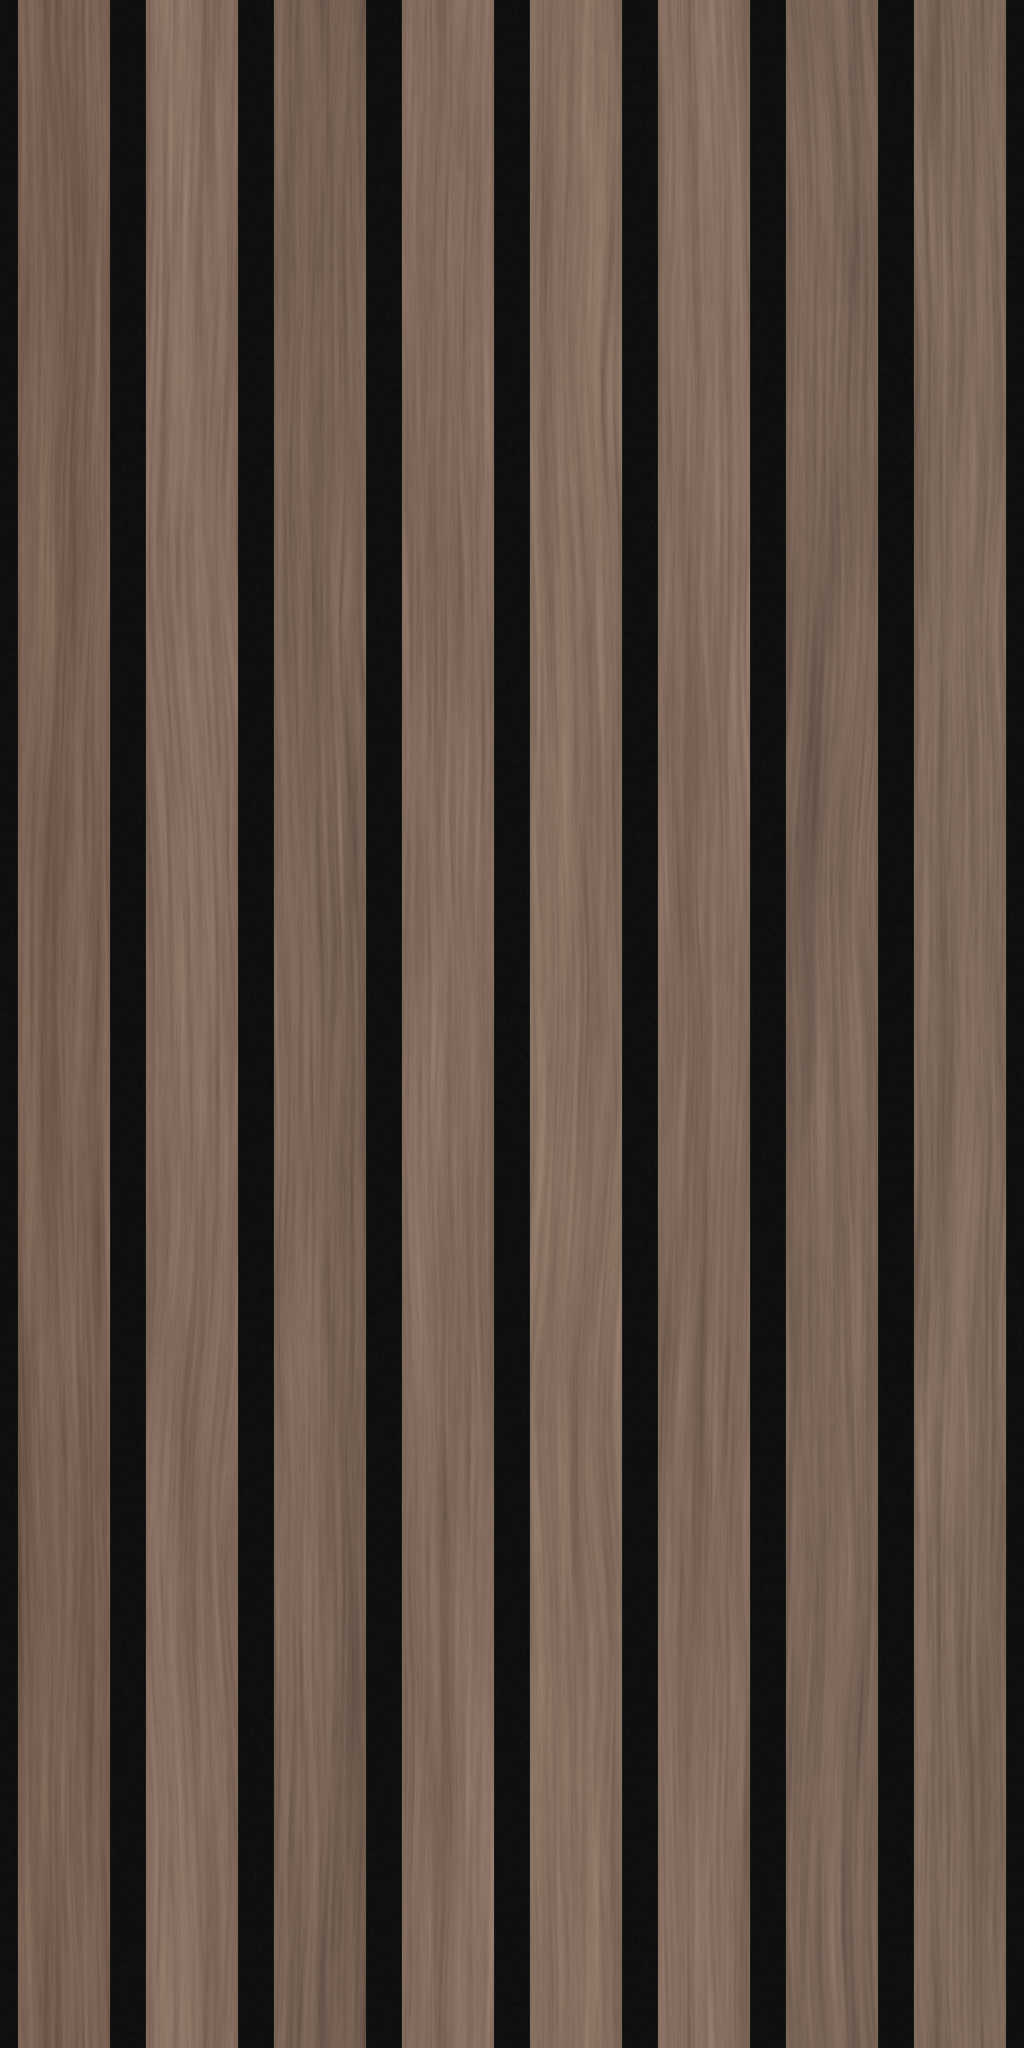

Python code for this plot:
import json
from pathlib import Path

import numpy as np
from PIL import Image, ImageDraw
from scipy.ndimage import gaussian_filter, map_coordinates


ROOT = Path(__file__).resolve().parent
W, H = 1024, 2048
WIDTH_MM, HEIGHT_MM = 300, 600
PITCH_MM, FACE_MM = 37.5, 27
RNG = np.random.default_rng(61429)


def noise(shape, sy, sx):
    a = gaussian_filter(RNG.normal(size=shape), (sy, sx), mode="wrap")
    return a / max(a.std(), 1e-8)


def save(name, array):
    Image.fromarray(np.uint8(np.clip(array, 0, 1) * 255 + 0.5)).save(ROOT / name)


def srgb_to_linear(c):
    return np.where(c <= 0.04045, c / 12.92, ((c + 0.055) / 1.055) ** 2.4)


def linear_to_srgb(c):
    return np.where(c <= 0.0031308, 12.92 * c, 1.055 * np.maximum(c, 0) ** (1 / 2.4) - 0.055)


def build():
    photo = np.asarray(Image.open(ROOT / "main.jpg").convert("RGB"), dtype=float)
    samples = [(650, 120), (700, 225), (750, 340), (800, 450),
               (850, 565), (900, 700), (1050, 825), (1150, 985)]
    tones = np.array([np.median(photo[y-9:y+10, x-18:x+19], axis=(0, 1)) for x, y in samples])
    # Small interior samples supply color statistics only; no lit photo pixels enter the map.
    base = np.median(tones, axis=0)
    tones = base + (tones - base) * 0.65
    print("Walnut RGB samples:", tones.round(1).tolist())

    y, x = np.mgrid[:H, :W]
    local_mm = ((x + 0.5) * WIDTH_MM / W) % PITCH_MM
    inside = FACE_MM / 2 - np.abs(local_mm - PITCH_MM / 2)
    face = np.clip(inside / (WIDTH_MM / W) + 0.5, 0, 1)
    felt = noise((H, W), 0.65, 0.65)
    color = np.array([0.060, 0.059, 0.057])[None, None, :] + felt[..., None] * 0.004
    height = 5 + 0.018 * felt
    wood = np.zeros((H, W, 3))
    relief = np.zeros((H, W))

    for slat in range(8):
        start, end = slat * 128, (slat + 1) * 128
        yy, xx = np.mgrid[:H, :128]
        t = 2 * np.pi * yy / H
        phase = RNG.uniform(0, 2 * np.pi)
        bend = (3.8 * np.sin(t + phase) + 1.7 * np.sin(2 * t - phase)
                + 0.8 * np.sin(3 * t + 0.7 * phase))
        if slat in (1, 4, 6):
            bend += 10 * np.cos(t + phase) ** 6
        warped_x = xx + bend + noise((H, 128), 70, 9) * 1.5
        coords = [yy, warped_x]
        broad = map_coordinates(noise((H, 128), 160, 6), coords, order=1, mode="grid-wrap")
        ribbons = map_coordinates(noise((H, 128), 55, 1.15), coords, order=1, mode="grid-wrap")
        fibers = map_coordinates(noise((H, 128), 11, 0.40), coords, order=1, mode="grid-wrap")
        pores = np.maximum(fibers - 0.8, 0) ** 1.25
        fine = noise((H, 128), 0.65, 0.45)
        growth_lines = np.maximum(np.sin(warped_x * 0.85 + broad * 0.35) - 0.65, 0)
        growth_lines *= np.clip(noise((H, 128), 25, 4) + 0.5, 0, 1)
        grain = 4 * broad + 4.4 * ribbons + 2.4 * fibers - 5.2 * pores - 7 * growth_lines + 0.7 * fine
        wood[:, start:end] = (tones[slat] + grain[..., None] * np.array([1.0, 0.93, 0.83])) / 255
        relief[:, start:end] = 0.013 * ribbons + 0.008 * fibers - 0.018 * pores

    color = color * (1 - face[..., None]) + wood * face[..., None]
    # The square 5 mm rise is softened only at the veneer edge, not across the gap.
    ramp = np.clip(inside / 0.45, 0, 1)
    bevel = ramp * ramp * (3 - 2 * ramp)
    height += 5 * bevel + relief * face
    dx = (np.roll(height, -1, axis=1) - np.roll(height, 1, axis=1)) / (2 * WIDTH_MM / W)
    dy = (np.roll(height, -1, axis=0) - np.roll(height, 1, axis=0)) / (2 * HEIGHT_MM / H)
    # Image rows point down; OpenGL tangent green points up.
    normal = np.stack((-dx, dy, np.ones_like(dx)), axis=-1)
    normal /= np.linalg.norm(normal, axis=-1, keepdims=True)
    save("texture.png", color)
    save("normal.png", normal * 0.5 + 0.5)

    meta = {
        "repeatWidthIn": WIDTH_MM / 25.4,
        "repeatHeightIn": HEIGHT_MM / 25.4,
        "depthIn": 10 / 25.4,
        "note": "Manufacturer spec sheet dimensions override photo estimates: 8 slats, each 27 mm (1.063 in) wide with a 10.5 mm (0.413 in) square felt gap, on a 37.5 mm pitch; the tile spans the 300 mm installed panel width by 600 mm, with 5 mm slats over 5 mm felt (10 mm total). Muted American walnut tones and per-slat variation are sampled from the main listing photo; grain and black acoustic felt are synthesized periodically without baked lighting."
    }
    (ROOT / "texture.json").write_text(json.dumps(meta, indent=2) + "\n")

    light = np.array([-0.45, 0.60, 0.66])
    light /= np.linalg.norm(light)
    lighting = 0.30 + 0.70 * np.maximum(normal @ light, 0)
    shaded = linear_to_srgb(srgb_to_linear(color) * lighting[..., None])
    panel_w, panel_h = 768, 1536
    preview = Image.new("RGB", (2 * panel_w, panel_h + 52), (235, 232, 227))
    draw = ImageDraw.Draw(preview)
    draw.text((15, 18), "COLOR / 3 x 3 TILES / 900 x 1800 mm", fill=(35, 32, 29))
    draw.text((panel_w + 15, 18), "NORMAL-SHADED / UPPER-LEFT LIGHT / 3 x 3 TILES", fill=(35, 32, 29))
    for column, source in enumerate((color, shaded)):
        thumbnail = Image.fromarray(np.uint8(np.clip(source, 0, 1) * 255 + 0.5)).resize((256, 512), Image.Resampling.LANCZOS)
        for row in range(3):
            for tile in range(3):
                preview.paste(thumbnail, (column * panel_w + tile * 256, 52 + row * 512))
    preview.save(ROOT / "preview.png")

    for name, a in (("color", color), ("normal", normal)):
        print(name, "wrap mean difference x/y:",
              float(np.abs(a[:, 0] - a[:, -1]).mean()),
              float(np.abs(a[0] - a[-1]).mean()))
    assert W / H == WIDTH_MM / HEIGHT_MM
    assert WIDTH_MM / PITCH_MM == 8
    assert all(Image.open(ROOT / name).size == (W, H) for name in ("texture.png", "normal.png"))
    print("Wrote texture.png, normal.png, texture.json, preview.png")


if __name__ == "__main__":
    build()
